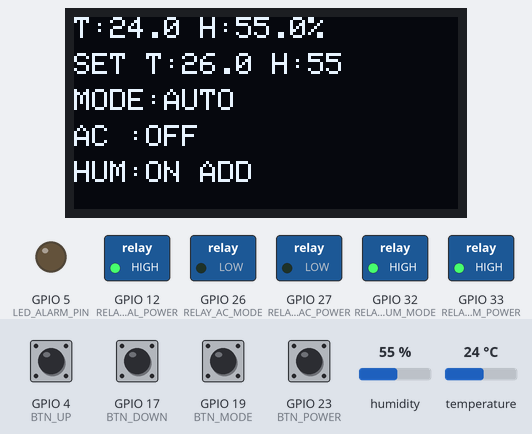
Simulated run of this sketch. Board: ESP32. On the bench: 128×64 one-colour display, switched loads named in the sketch (green lamp = pin HIGH), output pins drawn as LEDs (lit = HIGH). Inputs (shaded band) come from the test bench; at power-on: GPIO 4 (BTN_UP), GPIO 17 (BTN_DOWN), GPIO 19 (BTN_MODE), GPIO 23 (BTN_POWER) LOW, humidity 55 %, temperature 24 °C. What the sketch prints to the serial monitor is not drawn.

Above: at 2.7 s.
2.8 s: humidity set to 36 %
At 4.5 s:
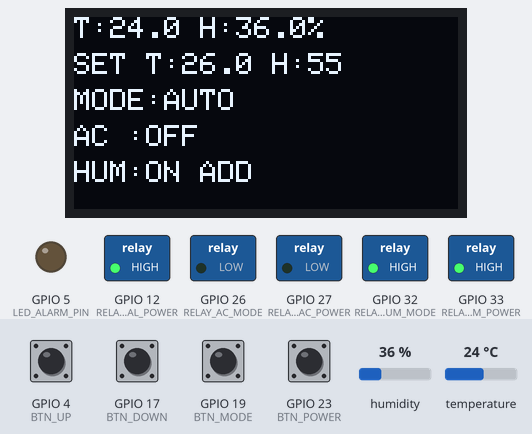
5.5 s: humidity set to 33 %
At 7.1 s:
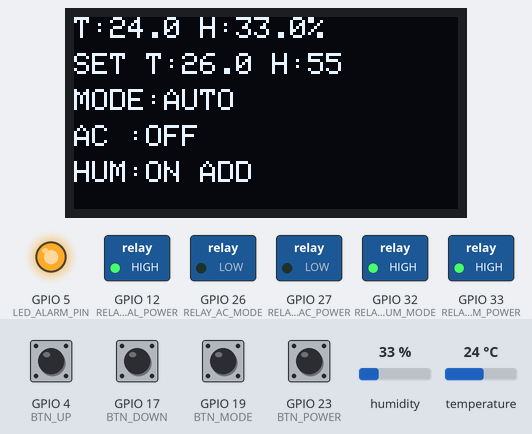
7.5 s: GPIO 23 (BTN_POWER) pulled HIGH for 0.15 s
At 8.6 s:
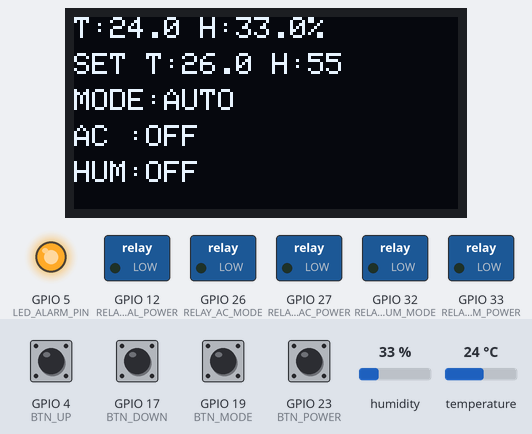
9.6 s: GPIO 4 (BTN_UP) pulled HIGH for 0.15 s
At 11.3 s:
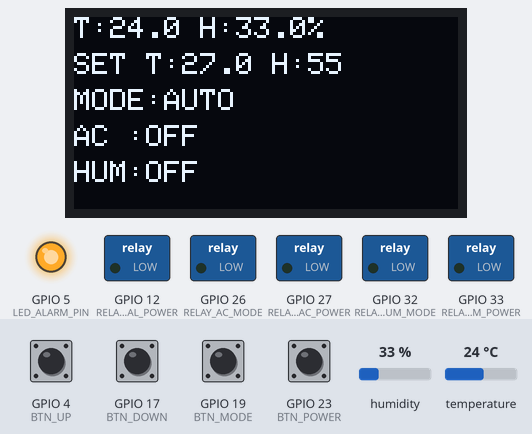
11.6 s: GPIO 17 (BTN_DOWN) pulled HIGH for 0.15 s
At 12.7 s:
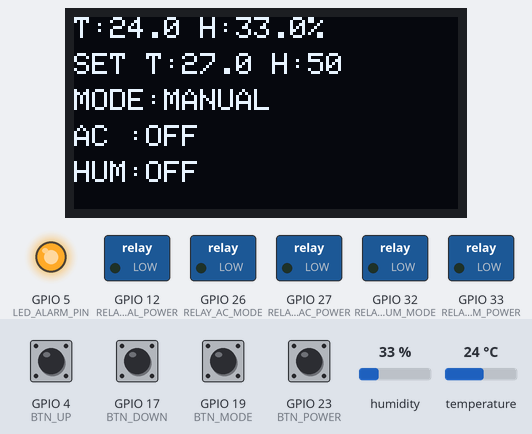
13.6 s: GPIO 19 (BTN_MODE) pulled HIGH for 0.15 s
At 15.4 s:
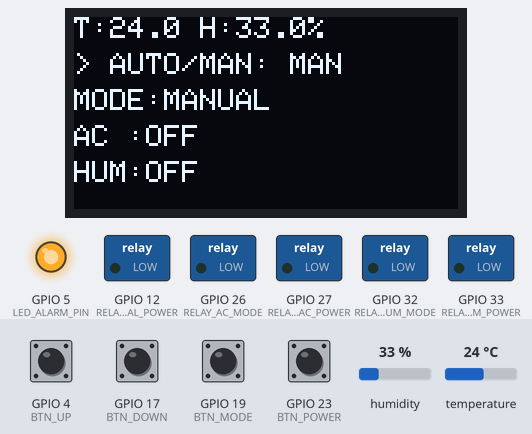
Timing chart, 0 to 16.7 s (numbered marks = the images above; inputs shaded):
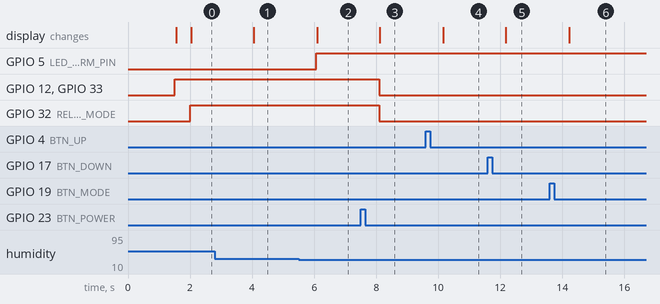

Measured:
- the behaviour switches between 35 and 34 % on humidity (found by bisection; images 1 and 2)
- after the input at 2.8 s, the display: changes after 1.3 s (image 1)
- after the input at 5.5 s, GPIO 5 (LED_ALARM_PIN): LOW → HIGH after 0.57 s; the display: changes after 0.59 s (image 2)
- after the input at 7.5 s, GPIO 12 (RELAY_TOTAL_POWER), GPIO 32 (RELAY_HUM_MODE), GPIO 33 (RELAY_HUM_POWER): HIGH → LOW after 0.60 s; the display: changes after 0.62 s (image 3)
- after the input at 9.6 s, the display: changes after 0.56 s (image 4)
- after the input at 11.6 s, the display: changes after 0.59 s (image 5)
- after the input at 13.6 s, the display: changes after 0.62 s (image 6)

The sketch:

System_Code.ino
```cpp
#include <Adafruit_Sensor.h>
#include <DHT.h>
#include <Wire.h>
#include <Adafruit_GFX.h>
#include <Adafruit_SH110X.h>
#include <WiFi.h>
#include <WebServer.h>

// ===== 硬件引脚定义 =====
#define DHTPIN 25
#define DHTTYPE DHT22
#define OLED_RESET -1
#define I2C_SDA 21
#define I2C_SCL 22

// ===== 5 路继电器（高电平触发）=====
#define RELAY_AC_POWER    27
#define RELAY_AC_MODE     26
#define RELAY_HUM_POWER   33
#define RELAY_HUM_MODE    32
#define RELAY_TOTAL_POWER 12

#define RELAY_ON  HIGH
#define RELAY_OFF LOW

// ===== 物理按键引脚（按下接VCC → 高电平触发，使用内部下拉）=====
#define BTN_POWER   23  // 按键1: Power / 确认 / 开关
#define BTN_MODE    19  // 按键2: Mode / 菜单切换 / 进入菜单
#define BTN_UP      4   // 按键3: + / 上 / 加
#define BTN_DOWN    17  // 按键4: - / 下 / 减

// ===== LED 报警灯 =====
#define LED_ALARM_PIN 5

// ===== WiFi AP 配置 =====
const char* AP_SSID = "ESP32_TH";
const char* AP_PASS = "12345678";

// ===== 最小开停机时间（空调压缩机保护） =====
const unsigned long MIN_ON_OFF_TIME = 3UL * 60UL * 1000UL; // 3分钟

// ===== 按键相关 =====
const unsigned long DEBOUNCE_TIME   = 50;     // 去抖时间 ms
const unsigned long LONG_PRESS_TIME = 1500;   // 长按判断阈值 ms
const unsigned long REPEAT_TIME     = 200;    // 长按重复触发间隔 ms

// ===== 全局对象 =====
Adafruit_SH1106G display(128, 64, &Wire, OLED_RESET);
DHT dht(DHTPIN, DHTTYPE);
WebServer server(80);

// ===== 全局变量 =====
float currentTemp = 0.0;
float currentHum  = 0.0;
bool sensorError = true;
bool oledOK = false;

float targetTemp = 26.0;
float targetHum  = 55.0;
bool autoMode = true;

// 继电器逻辑状态
bool acPowerOn    = false;
bool acCoolMode   = true;    // true=制冷
bool humPowerOn   = true;
bool humiAddMode  = true;    // true=加湿
bool totalPowerOn = true;

// 防频繁启停
unsigned long lastAcToggleTime = 0;

// 按键结构体
struct Button {
    int pin;
    bool lastState          = LOW;
    bool pressed            = false;
    unsigned long pressTime = 0;
    unsigned long lastRepeatTime = 0;
    bool longPressedHandled = false;

    Button(int p) : pin(p) {}
};

// 按键对象
Button btnPower(BTN_POWER);
Button btnMode (BTN_MODE);
Button btnUp   (BTN_UP);
Button btnDown (BTN_DOWN);

// 菜单系统
bool inMenu = false;
int currentMenuItem = 0;
const int MENU_ITEMS = 7;
String menuLabels[MENU_ITEMS] = {
    "AUTO/MAN", "TGT TEMP", "TGT HUM", "AC POWER", "AC MODE", "HUM POWER", "HUM MODE"
};

// 函数原型声明
void readSensorData();
void checkAlarmAndLed();
void controlRelays();
void applyRelayOutputs();
bool canToggleAC();
void handleButtons();
void enterMenu();
void exitMenu();
void adjustMenuItem(int delta);
void updateOLEDDisplay();
void initWebServer();

void setup() {
    delay(1500);
    Serial.begin(115200);
    Serial.println("\n==== ESP32 BOOT OK ====");

    // 继电器初始化
    pinMode(RELAY_AC_POWER, OUTPUT);
    pinMode(RELAY_AC_MODE, OUTPUT);
    pinMode(RELAY_HUM_POWER, OUTPUT);
    pinMode(RELAY_HUM_MODE, OUTPUT);
    pinMode(RELAY_TOTAL_POWER, OUTPUT);

    digitalWrite(RELAY_AC_POWER, RELAY_OFF);
    digitalWrite(RELAY_AC_MODE, RELAY_OFF);
    digitalWrite(RELAY_HUM_POWER, RELAY_ON);
    digitalWrite(RELAY_HUM_MODE, RELAY_OFF);
    digitalWrite(RELAY_TOTAL_POWER, RELAY_ON);

    // 按键初始化
    pinMode(BTN_POWER, INPUT_PULLDOWN);
    pinMode(BTN_MODE, INPUT_PULLDOWN);
    pinMode(BTN_UP, INPUT_PULLDOWN);
    pinMode(BTN_DOWN, INPUT_PULLDOWN);

    // LED 报警灯初始化
    pinMode(LED_ALARM_PIN, OUTPUT);
    digitalWrite(LED_ALARM_PIN, LOW);  // 开机默认灭
    Serial.println("LED_ALARM_PIN (GPIO 5) 初始化完成，默认熄灭");

    Wire.begin(I2C_SDA, I2C_SCL);
    if (display.begin(0x3C, true)) {
        oledOK = true;
        display.clearDisplay();
        display.setTextSize(2);
        display.setTextColor(SH110X_WHITE);
        display.setCursor(0, 0);
        display.print("ESP32");
        display.setCursor(0, 32);
        display.print("BOOT");
        display.display();
        Serial.println("OLED OK");
    } else {
        Serial.println("OLED INIT FAIL");
    }

    dht.begin();
    Serial.println("DHT INIT DONE");

    WiFi.mode(WIFI_AP);
    WiFi.softAP(AP_SSID, AP_PASS);
    Serial.print("AP IP: "); Serial.println(WiFi.softAPIP());

    initWebServer();

    lastAcToggleTime = millis();
    Serial.println("SETUP DONE");
}

void loop() {
    static unsigned long lastRead = 0;
    if (millis() - lastRead >= 2000) {
        readSensorData();
        checkAlarmAndLed();
        controlRelays();
        applyRelayOutputs();
        updateOLEDDisplay();
        lastRead = millis();
    }

    handleButtons();
    server.handleClient();
}

// ===== 菜单函数 =====
void enterMenu() { inMenu = true; currentMenuItem = 0; }
void exitMenu() { inMenu = false; }

void adjustMenuItem(int delta) {
    switch (currentMenuItem) {
        case 0: autoMode = !autoMode; break;
        case 1: targetTemp = constrain(targetTemp + delta * 1.0, 16, 35); break;
        case 2: targetHum  = constrain(targetHum  + delta * 5, 30, 90); break;
        case 3: acPowerOn = !acPowerOn; if (acPowerOn) lastAcToggleTime = millis(); break;
        case 4: acCoolMode = !acCoolMode; break;
        case 5: humPowerOn = !humPowerOn; break;
        case 6: humiAddMode = !humiAddMode; break;
    }
}

// ===== 其他核心函数（传感器、控制、输出） =====
void readSensorData() {
    float h = dht.readHumidity();
    float t = dht.readTemperature();
    if (isnan(h) || isnan(t)) {
        sensorError = true;
    } else {
        sensorError = false;
        currentTemp = t;
        currentHum = h;
    }
}

bool canToggleAC() {
    return millis() - lastAcToggleTime >= MIN_ON_OFF_TIME;
}

void controlRelays() {
    if (sensorError || !totalPowerOn) {
        acPowerOn = humPowerOn = false;
        return;
    }
    if (!autoMode) return;  // 手动模式下不自动控制

    const float tHys = 0.8;
    const float hHys = 6.0;

    humPowerOn = true;

    if (currentTemp > targetTemp + tHys) {
        acCoolMode = true;
        if (!acPowerOn && canToggleAC()) { acPowerOn = true; lastAcToggleTime = millis(); }
    } else if (currentTemp < targetTemp - tHys) {
        acCoolMode = false;
        if (!acPowerOn && canToggleAC()) { acPowerOn = true; lastAcToggleTime = millis(); }
    } else if (acPowerOn && canToggleAC()) {
        acPowerOn = false; lastAcToggleTime = millis();
    }

    if (currentHum > targetHum + hHys) humiAddMode = false;
    else if (currentHum < targetHum - hHys) humiAddMode = true;
}

void applyRelayOutputs() {
    digitalWrite(RELAY_TOTAL_POWER, totalPowerOn ? RELAY_ON : RELAY_OFF);
    if (!totalPowerOn) {
        digitalWrite(RELAY_AC_POWER, RELAY_OFF);
        digitalWrite(RELAY_AC_MODE, RELAY_OFF);
        digitalWrite(RELAY_HUM_POWER, RELAY_OFF);
        digitalWrite(RELAY_HUM_MODE, RELAY_OFF);
        return;
    }
    digitalWrite(RELAY_AC_POWER, acPowerOn ? RELAY_ON : RELAY_OFF);
    digitalWrite(RELAY_AC_MODE, acPowerOn && acCoolMode ? RELAY_ON : RELAY_OFF);
    digitalWrite(RELAY_HUM_POWER, humPowerOn ? RELAY_ON : RELAY_OFF);
    digitalWrite(RELAY_HUM_MODE, humPowerOn && humiAddMode ? RELAY_ON : RELAY_OFF);
}

// ===== 阈值报警 + LED 控制 =====
void checkAlarmAndLed() {
    if (sensorError) {
        // 传感器故障闪烁
        digitalWrite(LED_ALARM_PIN, (millis() % 600 < 300) ? HIGH : LOW);
        return;
    }

    bool alarm = false;

    // 温度：偏离目标 ±4.0℃ 才报警（容忍更大波动）
    // 或者用迟滞方式：一旦报警，要回到 ±2.5℃ 内才解除
    static bool tempAlarmActive = false;
    if (tempAlarmActive) {
        // 已报警状态：要求回到更小的偏差才解除
        if (currentTemp > targetTemp - 2.5 && currentTemp < targetTemp + 2.5) {
            tempAlarmActive = false;
        }
    } else {
        if (currentTemp > targetTemp + 4.0 || currentTemp < targetTemp - 4.0) {
            tempAlarmActive = true;
        }
    }
    if (tempAlarmActive) alarm = true;

    // 湿度同理
    static bool humAlarmActive = false;
    if (humAlarmActive) {
        if (currentHum > targetHum - 10.0 && currentHum < targetHum + 10.0) {
            humAlarmActive = false;
        }
    } else {
        if (currentHum > targetHum + 20.0 || currentHum < targetHum - 20.0) {
            humAlarmActive = true;
        }
    }
    if (humAlarmActive) alarm = true;

    digitalWrite(LED_ALARM_PIN, alarm ? HIGH : LOW);
}
```

button.ino
```cpp
// ===== 按键处理（菜单 + 长按重复） =====
void handleButtons() {
    unsigned long now = millis();
    Button* buttons[] = {&btnPower, &btnMode, &btnUp, &btnDown};

    for (auto btn : buttons) {
        bool reading = digitalRead(btn->pin);

        if (reading != btn->lastState) {
            btn->pressTime = now;
            btn->longPressedHandled = false;
            btn->lastRepeatTime = now;
        }

        if ((now - btn->pressTime) > DEBOUNCE_TIME) {
            if (reading == HIGH && !btn->pressed) {
                btn->pressed = true;
                btn->pressTime = now;
                btn->lastRepeatTime = now;
            }
            else if (reading == LOW && btn->pressed) {
                if ((now - btn->pressTime) < LONG_PRESS_TIME) {
                    // 短按
                    if (btn == &btnPower) {
                        if (inMenu) exitMenu();
                        else totalPowerOn = !totalPowerOn;
                    }
                    else if (btn == &btnMode) {
                        if (inMenu) currentMenuItem = (currentMenuItem + 1) % MENU_ITEMS;
                        else enterMenu();
                    }
                    else if (btn == &btnUp) {
                        if (inMenu) adjustMenuItem(1);
                        else { autoMode = true; targetTemp += 1.0f;
                               targetTemp = constrain(targetTemp, 16.0f, 35.0f);
                             }
                    }
                    else if (btn == &btnDown) {
                        if (inMenu) adjustMenuItem(-1);
                        else { autoMode = false; targetHum -= 5.0f;
                               targetHum = constrain(targetHum, 30.0f, 90.0f);
                             }
                    }
                }
                btn->pressed = false;
            }

            if (reading == HIGH && (now - btn->pressTime) > LONG_PRESS_TIME) {
                if (!btn->longPressedHandled) {
                    btn->longPressedHandled = true;
                    if (btn == &btnPower) {
                        totalPowerOn = acPowerOn = humPowerOn = false;
                        exitMenu();
                    }
                    else if (btn == &btnMode) exitMenu();
                    else if (btn == &btnUp || btn == &btnDown) {
                        adjustMenuItem(btn == &btnUp ? 1 : -1);
                        btn->lastRepeatTime = now;
                    }
                }
                else if (btn == &btnUp || btn == &btnDown) {
                    if (now - btn->lastRepeatTime > REPEAT_TIME) {
                        adjustMenuItem(btn == &btnUp ? 1 : -1);
                        btn->lastRepeatTime = now;
                    }
                }
            }
        }
        btn->lastState = reading;
    }
}
```

oled.ino
```cpp
// ===== OLED 显示 =====
void updateOLEDDisplay() {
    if (!oledOK) return;
    display.clearDisplay();
    display.setTextSize(1);
    display.setTextColor(SH110X_WHITE);

    display.setCursor(0, 0);
    display.print("T:"); display.print(currentTemp, 1); display.print(" H:"); display.print(currentHum, 1); display.print("%");

    display.setCursor(0, 12);
    if (inMenu) {
        display.print("> "); display.print(menuLabels[currentMenuItem]); display.print(": ");
        switch (currentMenuItem) {
            case 0: display.print(autoMode ? "AUTO" : "MAN"); break;
            case 1: display.print(targetTemp, 1); break;
            case 2: display.print(targetHum, 0); break;
            case 3: display.print(acPowerOn ? "ON" : "OFF"); break;
            case 4: display.print(acCoolMode ? "COOL" : "HEAT"); break;
            case 5: display.print(humPowerOn ? "ON" : "OFF"); break;
            case 6: display.print(humiAddMode ? "ADD" : "DRY"); break;
        }
    } else {
        display.print("SET T:"); display.print(targetTemp, 1); display.print(" H:"); display.print(targetHum, 0);
    }

    display.setCursor(0, 24);
    display.print("MODE:"); display.print(autoMode ? "AUTO" : "MANUAL");

    display.setCursor(0, 36);
    display.print("AC :"); display.print(acPowerOn ? "ON " : "OFF");
    if (acPowerOn) display.print(acCoolMode ? "COOL" : "HEAT");

    display.setCursor(0, 48);
    display.print("HUM:"); display.print(humPowerOn ? "ON " : "OFF");
    if (humPowerOn) display.print(humiAddMode ? "ADD" : "DRY");

    display.display();
}
```

Source omitted: web.ino (15573 bytes)
